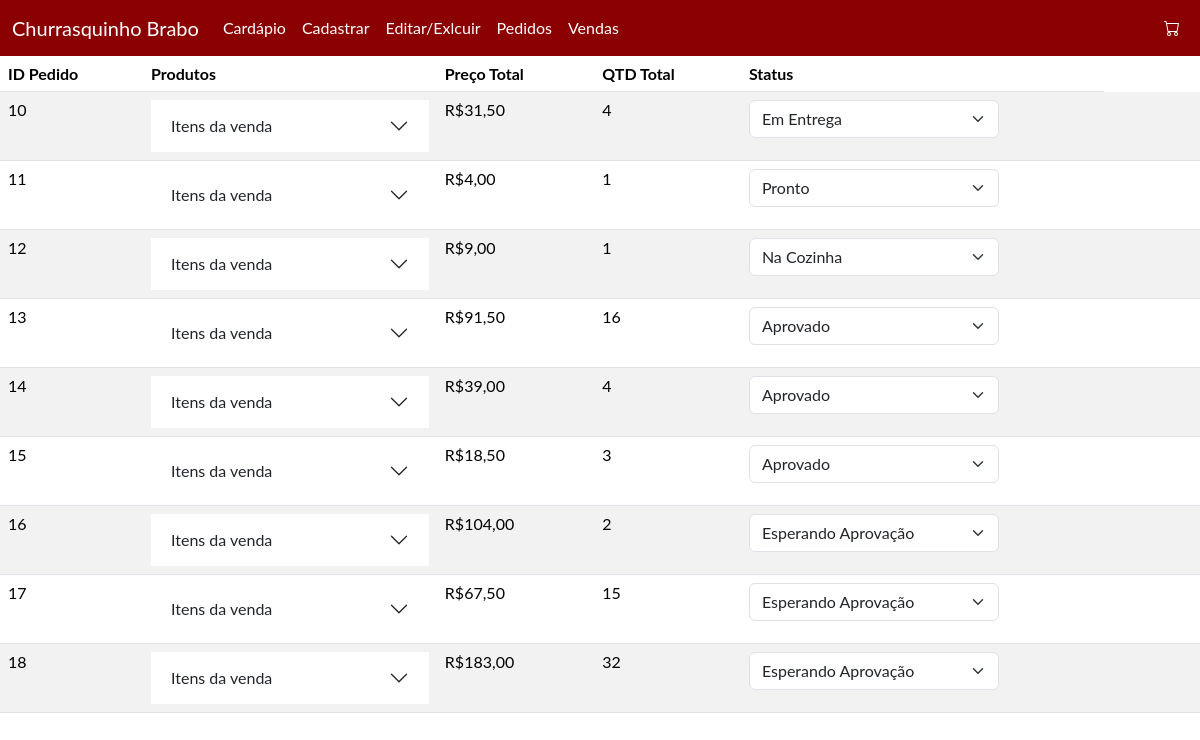
The page /churrasquinho/pedidos.php on the database its author committed.
### tables this page shows
CREATE TABLE IF NOT EXISTS `venda` (
  `id_venda` int NOT NULL AUTO_INCREMENT,
  `qtd_total` int NOT NULL,
  `preco_total` double NOT NULL,
  `status` varchar(50) NOT NULL DEFAULT 'Esperando Aprovação',
  PRIMARY KEY (`id_venda`)
);

### churrasquinho/model.php (called while the page is built, shortened)
<?php
    class model{
        public function __construct(){
            global $db;
            $this->db = $db;
        }
    }
?>

### churrasquinho/Venda.php (called while the page is built, shortened)
<?php
    class Venda extends model{
        public function getAllPedidos(){
            $array = array();
            $sql = "Select * from venda where status !='Entregue' order by id_venda";
            $sql = $this->db->query($sql);
            if($sql->rowCount()>0){
                $array = $sql->fetchAll(\PDO::FETCH_ASSOC);
            }
            return $array;
        }
    }
?>

### churrasquinho/pedidos.php (the view, shortened to what this page needs)
<html>
    <?php
        require 'head.php';
        $venda = new Venda();
        $dados = $venda->getAllPedidos();
    ?>
    <body>
        <?php require 'menu.php' ?>
        <table class="table table-striped">
            <thead>
                <th>ID Pedido</th>
                <th>Produtos</th>
                <th>Preço Total</th>
                <th>QTD Total</th>
                <th>Status</th>
            </thead>
            <tbody>
            <?php foreach ($dados as $item): ?>
                <tr>
                    <td><?php echo($item["id_venda"]);?></td>
                    <td>
                    <div class="accordion accordion-flush" id="accordionFlush<?php echo($item["id_venda"]);?>">
                        <div class="accordion-item">
                            <h2 class="accordion-header">
                            <button class="accordion-button collapsed" type="button" data-bs-toggle="collapse" data-bs-target="#flush-collapse<?php echo($item["id_venda"]);?>" aria-expanded="false" aria-controls="flush-collapse<?php echo($item["id_venda"]);?>">
                               Itens da venda
                            </button>
                            </h2>
                        </div>
                    </td>
                    <td>R$<?php echo number_format(($item["preco_total"]), 2, ',', '');?></td>
                    <td><?php echo($item["qtd_total"]);?></td>
                    <form action="EditarVenda.php?id_venda=<?php echo($item["id_venda"]);?>" method="POST">
                        <td><select name="status" class="form-select selecionar" onchange="document.getElementById('confirm<?php echo($item['id_venda'])?>').style.visibility='visible';">
                            <option <?php if($item['status']=="Esperando Aprovação") echo 'selected' ?>>Esperando Aprovação</option>
                            <option <?php if($item['status']=="Aprovado") echo 'selected' ?>>Aprovado</option>
                            <option <?php if($item['status']=="Na Cozinha") echo 'selected' ?>>Na Cozinha</option>
                            <option <?php if($item['status']=="Pronto") echo 'selected' ?>>Pronto</option>
                            <option <?php if($item['status']=="Em Entrega") echo 'selected' ?>>Em Entrega</option>
                        </select></td>
                        <td>
                        </td>
                    </form>
                </tr>
            <?php endforeach ?>
            </tbody>
        </table>
    <body>
</html>

### churrasquinho/style.css (style rules this page uses)
* { margin: 0; padding: 0; font-family: 'Lato', 'sans-serif','Geneva', 'Tahoma'; }
.selecionar { max-width: 250px; }

### rows shown on the page
venda: id_venda "10", preco_total "31,50", qtd_total "4", status "Em Entrega"
venda: id_venda "11", preco_total "4,00", qtd_total "1", status "Pronto"
venda: id_venda "12", preco_total "9,00", qtd_total "1", status "Na Cozinha"
venda: id_venda "13", preco_total "91,50", qtd_total "16", status "Aprovado"
venda: id_venda "14", preco_total "39,00", qtd_total "4", status "Aprovado"
venda: id_venda "15", preco_total "18,50", qtd_total "3", status "Aprovado"
venda: id_venda "16", preco_total "104,00", qtd_total "2", status "Esperando Aprovação"
venda: id_venda "17", preco_total "67,50", qtd_total "15", status "Esperando Aprovação"
venda: id_venda "18", preco_total "183,00", qtd_total "32", status "Esperando Aprovação"
